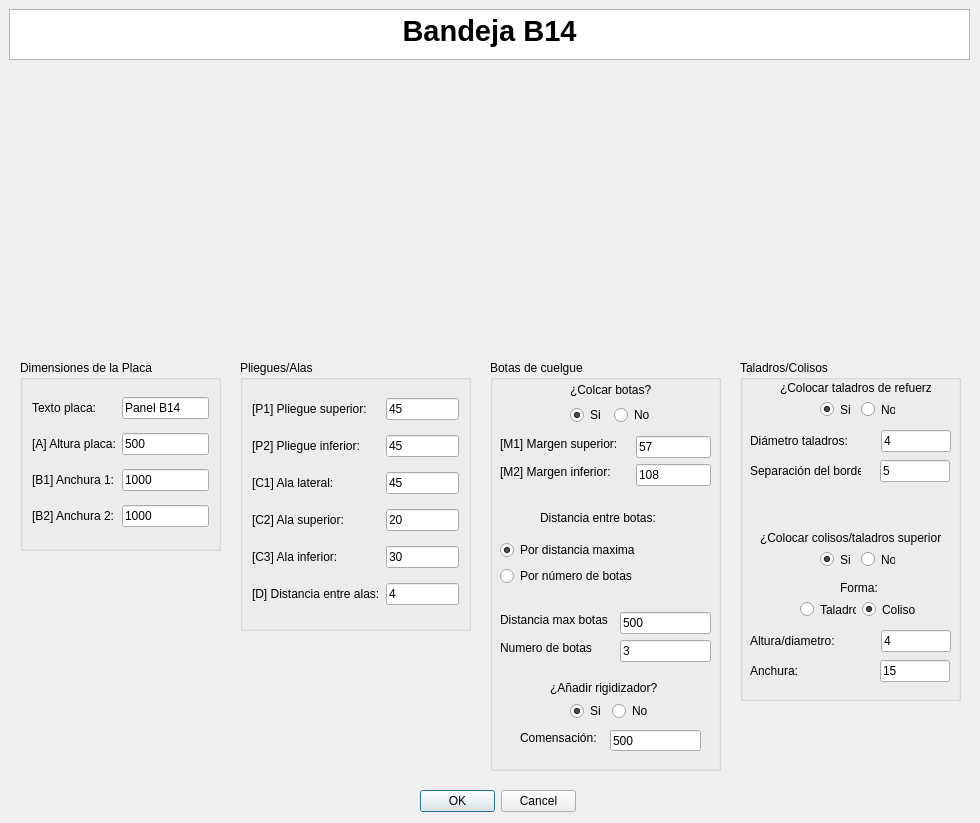
<?xml version="1.0" encoding="UTF-8"?>
<ui version="4.0">
 <class>MyPositionDialog</class>
 <widget class="QDialog" name="MyPositionDialog">
  <property name="geometry">
   <rect>
    <x>0</x>
    <y>0</y>
    <width>980</width>
    <height>823</height>
   </rect>
  </property>
  <property name="windowTitle">
   <string>Enter Position</string>
  </property>
  <property name="whatsThis">
   <string>&lt;html&gt;&lt;head/&gt;&lt;body&gt;&lt;p&gt;Esta ventana de KSDpanel te permite introducir todas las medidas correspondientes del panel seleccionado.&lt;/p&gt;&lt;p&gt;Recuerda que todas las medidas deben de ir en milimetros (mm).&lt;/p&gt;&lt;/body&gt;&lt;/html&gt;</string>
  </property>
  <widget class="QDialogButtonBox" name="buttonBox">
   <property name="geometry">
    <rect>
     <x>420</x>
     <y>790</y>
     <width>156</width>
     <height>23</height>
    </rect>
   </property>
   <property name="orientation">
    <enum>Qt::Horizontal</enum>
   </property>
   <property name="standardButtons">
    <set>QDialogButtonBox::Cancel|QDialogButtonBox::Ok</set>
   </property>
  </widget>
  <widget class="QTextBrowser" name="textBrowser">
   <property name="geometry">
    <rect>
     <x>9</x>
     <y>9</y>
     <width>961</width>
     <height>51</height>
    </rect>
   </property>
   <property name="html">
    <string>&lt;!DOCTYPE HTML PUBLIC &quot;-//W3C//DTD HTML 4.0//EN&quot; &quot;http://www.w3.org/TR/REC-html40/strict.dtd&quot;&gt;
&lt;html&gt;&lt;head&gt;&lt;meta name=&quot;qrichtext&quot; content=&quot;1&quot; /&gt;&lt;style type=&quot;text/css&quot;&gt;
p, li { white-space: pre-wrap; }
&lt;/style&gt;&lt;/head&gt;&lt;body style=&quot; font-family:'MS Shell Dlg 2'; font-size:8.25pt; font-weight:400; font-style:normal;&quot;&gt;
&lt;p align=&quot;center&quot; style=&quot; margin-top:0px; margin-bottom:0px; margin-left:0px; margin-right:0px; -qt-block-indent:0; text-indent:0px;&quot;&gt;&lt;span style=&quot; font-size:22pt; font-weight:600;&quot;&gt;Bandeja B14&lt;/span&gt;&lt;/p&gt;&lt;/body&gt;&lt;/html&gt;</string>
   </property>
  </widget>
  <widget class="QGroupBox" name="groupBox">
   <property name="geometry">
    <rect>
     <x>490</x>
     <y>360</y>
     <width>231</width>
     <height>411</height>
    </rect>
   </property>
   <property name="styleSheet">
    <string notr="true">font: 10pt &quot;MS Shell Dlg 2&quot;;</string>
   </property>
   <property name="title">
    <string>Botas de cuelgue</string>
   </property>
   <widget class="QLineEdit" name="numeroBotasUI">
    <property name="geometry">
     <rect>
      <x>130</x>
      <y>280</y>
      <width>91</width>
      <height>22</height>
     </rect>
    </property>
    <property name="text">
     <string>3</string>
    </property>
   </widget>
   <widget class="QLineEdit" name="distanciaEntreBotasUI">
    <property name="geometry">
     <rect>
      <x>130</x>
      <y>252</y>
      <width>91</width>
      <height>22</height>
     </rect>
    </property>
    <property name="text">
     <string>500</string>
    </property>
   </widget>
   <widget class="QLabel" name="label_7">
    <property name="geometry">
     <rect>
      <x>10</x>
      <y>280</y>
      <width>98</width>
      <height>16</height>
     </rect>
    </property>
    <property name="text">
     <string>Numero de botas</string>
    </property>
   </widget>
   <widget class="QLabel" name="label_6">
    <property name="geometry">
     <rect>
      <x>10</x>
      <y>252</y>
      <width>114</width>
      <height>16</height>
     </rect>
    </property>
    <property name="text">
     <string>Distancia max botas</string>
    </property>
   </widget>
   <widget class="QLabel" name="label_3">
    <property name="geometry">
     <rect>
      <x>10</x>
      <y>76</y>
      <width>130</width>
      <height>16</height>
     </rect>
    </property>
    <property name="text">
     <string>[M1] Margen superior:</string>
    </property>
   </widget>
   <widget class="QLabel" name="label_5">
    <property name="geometry">
     <rect>
      <x>10</x>
      <y>104</y>
      <width>124</width>
      <height>16</height>
     </rect>
    </property>
    <property name="text">
     <string>[M2] Margen inferior:</string>
    </property>
   </widget>
   <widget class="QLineEdit" name="margenAUI">
    <property name="geometry">
     <rect>
      <x>146</x>
      <y>76</y>
      <width>75</width>
      <height>22</height>
     </rect>
    </property>
    <property name="text">
     <string>57</string>
    </property>
   </widget>
   <widget class="QLineEdit" name="margenBUI">
    <property name="geometry">
     <rect>
      <x>146</x>
      <y>104</y>
      <width>75</width>
      <height>22</height>
     </rect>
    </property>
    <property name="text">
     <string>108</string>
    </property>
   </widget>
   <widget class="QLabel" name="label_10">
    <property name="geometry">
     <rect>
      <x>50</x>
      <y>150</y>
      <width>125</width>
      <height>16</height>
     </rect>
    </property>
    <property name="text">
     <string>Distancia entre botas:</string>
    </property>
   </widget>
   <widget class="QWidget" name="layoutWidget">
    <property name="geometry">
     <rect>
      <x>80</x>
      <y>21</y>
      <width>85</width>
      <height>44</height>
     </rect>
    </property>
    <layout class="QGridLayout" name="gridLayout">
     <item row="0" column="0" colspan="2">
      <widget class="QLabel" name="label_2">
       <property name="mouseTracking">
        <bool>false</bool>
       </property>
       <property name="text">
        <string>¿Colcar botas?</string>
       </property>
       <property name="buddy">
        <cstring>label_2</cstring>
       </property>
      </widget>
     </item>
     <item row="1" column="0">
      <widget class="QRadioButton" name="crearBotasUI">
       <property name="text">
        <string>Si</string>
       </property>
       <property name="checked">
        <bool>true</bool>
       </property>
      </widget>
     </item>
     <item row="1" column="1">
      <widget class="QRadioButton" name="noCrearBotasUI">
       <property name="text">
        <string>No</string>
       </property>
      </widget>
     </item>
    </layout>
   </widget>
   <widget class="QWidget" name="layoutWidget">
    <property name="geometry">
     <rect>
      <x>10</x>
      <y>180</y>
      <width>147</width>
      <height>48</height>
     </rect>
    </property>
    <layout class="QVBoxLayout" name="verticalLayout">
     <item>
      <widget class="QRadioButton" name="parametroBotasUI_3">
       <property name="text">
        <string>Por distancia maxima</string>
       </property>
       <property name="checked">
        <bool>true</bool>
       </property>
      </widget>
     </item>
     <item>
      <widget class="QRadioButton" name="parametroBotasUI">
       <property name="text">
        <string>Por número de botas</string>
       </property>
      </widget>
     </item>
    </layout>
   </widget>
   <widget class="QLabel" name="label_23">
    <property name="geometry">
     <rect>
      <x>60</x>
      <y>320</y>
      <width>121</width>
      <height>16</height>
     </rect>
    </property>
    <property name="text">
     <string>¿Añadir rigidizador?</string>
    </property>
   </widget>
   <widget class="QWidget" name="layoutWidget_2">
    <property name="geometry">
     <rect>
      <x>80</x>
      <y>340</y>
      <width>80</width>
      <height>22</height>
     </rect>
    </property>
    <layout class="QHBoxLayout" name="horizontalLayout_4">
     <item>
      <widget class="QRadioButton" name="crearRigidizadorUI">
       <property name="text">
        <string>Si</string>
       </property>
       <property name="checked">
        <bool>true</bool>
       </property>
      </widget>
     </item>
     <item>
      <widget class="QRadioButton" name="noCrearRigidizadorUI">
       <property name="text">
        <string>No</string>
       </property>
      </widget>
     </item>
    </layout>
   </widget>
   <widget class="QLineEdit" name="compensacionGrosorCompositeUI">
    <property name="geometry">
     <rect>
      <x>120</x>
      <y>370</y>
      <width>91</width>
      <height>21</height>
     </rect>
    </property>
    <property name="text">
     <string>500</string>
    </property>
   </widget>
   <widget class="QLabel" name="label_24">
    <property name="geometry">
     <rect>
      <x>30</x>
      <y>370</y>
      <width>91</width>
      <height>16</height>
     </rect>
    </property>
    <property name="text">
     <string>Comensación:</string>
    </property>
   </widget>
  </widget>
  <widget class="QGroupBox" name="groupBox_2">
   <property name="geometry">
    <rect>
     <x>240</x>
     <y>360</y>
     <width>231</width>
     <height>271</height>
    </rect>
   </property>
   <property name="styleSheet">
    <string notr="true">font: 10pt &quot;MS Shell Dlg 2&quot;;</string>
   </property>
   <property name="title">
    <string>Pliegues/Alas</string>
   </property>
   <layout class="QGridLayout" name="gridLayout_2">
    <item row="4" column="0">
     <widget class="QLabel" name="label_11">
      <property name="text">
       <string>[C2] Ala superior:</string>
      </property>
     </widget>
    </item>
    <item row="1" column="0">
     <widget class="QLabel" name="label_14">
      <property name="text">
       <string>[P2] Pliegue inferior:</string>
      </property>
     </widget>
    </item>
    <item row="5" column="0">
     <widget class="QLabel" name="label_12">
      <property name="text">
       <string>[C3] Ala inferior:</string>
      </property>
     </widget>
    </item>
    <item row="0" column="1">
     <widget class="QLineEdit" name="pliegueSuperiorUI">
      <property name="text">
       <string>45</string>
      </property>
     </widget>
    </item>
    <item row="0" column="0">
     <widget class="QLabel" name="label_13">
      <property name="text">
       <string>[P1] Pliegue superior:</string>
      </property>
     </widget>
    </item>
    <item row="1" column="1">
     <widget class="QLineEdit" name="pliegueInferiorUI">
      <property name="text">
       <string>45</string>
      </property>
     </widget>
    </item>
    <item row="4" column="1">
     <widget class="QLineEdit" name="alaSuperiorUI">
      <property name="text">
       <string>20</string>
      </property>
     </widget>
    </item>
    <item row="3" column="0">
     <widget class="QLabel" name="label_9">
      <property name="text">
       <string>[C1] Ala lateral:</string>
      </property>
     </widget>
    </item>
    <item row="3" column="1">
     <widget class="QLineEdit" name="alaIzquierdaUI">
      <property name="text">
       <string>45</string>
      </property>
     </widget>
    </item>
    <item row="5" column="1">
     <widget class="QLineEdit" name="alaInferiorUI">
      <property name="text">
       <string>30</string>
      </property>
     </widget>
    </item>
    <item row="6" column="0">
     <widget class="QLabel" name="label_25">
      <property name="text">
       <string>[D] Distancia entre alas:</string>
      </property>
     </widget>
    </item>
    <item row="6" column="1">
     <widget class="QLineEdit" name="distanciaAlasUI">
      <property name="text">
       <string>4</string>
      </property>
     </widget>
    </item>
   </layout>
  </widget>
  <widget class="QLabel" name="imagenPanelUI">
   <property name="geometry">
    <rect>
     <x>230</x>
     <y>70</y>
     <width>521</width>
     <height>281</height>
    </rect>
   </property>
   <property name="text">
    <string/>
   </property>
   <property name="pixmap">
    <pixmap>../imagenes/REF_BH14cotas.jpg</pixmap>
   </property>
   <property name="scaledContents">
    <bool>true</bool>
   </property>
   <property name="wordWrap">
    <bool>false</bool>
   </property>
   <property name="margin">
    <number>0</number>
   </property>
   <property name="openExternalLinks">
    <bool>false</bool>
   </property>
  </widget>
  <widget class="QGroupBox" name="groupBox_3">
   <property name="geometry">
    <rect>
     <x>20</x>
     <y>360</y>
     <width>201</width>
     <height>191</height>
    </rect>
   </property>
   <property name="styleSheet">
    <string notr="true">font: 10pt &quot;MS Shell Dlg 2&quot;;</string>
   </property>
   <property name="title">
    <string>Dimensiones de la Placa</string>
   </property>
   <layout class="QGridLayout" name="gridLayout_3">
    <item row="2" column="1">
     <widget class="QLineEdit" name="anchura1UI">
      <property name="text">
       <string>1000</string>
      </property>
     </widget>
    </item>
    <item row="0" column="1">
     <widget class="QLineEdit" name="textoDescriptivoA0UI">
      <property name="text">
       <string>Panel B14</string>
      </property>
     </widget>
    </item>
    <item row="1" column="0">
     <widget class="QLabel" name="label_8">
      <property name="text">
       <string>[A] Altura placa:</string>
      </property>
     </widget>
    </item>
    <item row="0" column="0">
     <widget class="QLabel" name="label">
      <property name="text">
       <string>Texto placa:</string>
      </property>
     </widget>
    </item>
    <item row="2" column="0">
     <widget class="QLabel" name="label_4">
      <property name="text">
       <string>[B1] Anchura 1:</string>
      </property>
     </widget>
    </item>
    <item row="1" column="1">
     <widget class="QLineEdit" name="alturaPlacaUI">
      <property name="text">
       <string>500</string>
      </property>
     </widget>
    </item>
    <item row="3" column="0">
     <widget class="QLabel" name="label_22">
      <property name="text">
       <string>[B2] Anchura 2:</string>
      </property>
     </widget>
    </item>
    <item row="3" column="1">
     <widget class="QLineEdit" name="anchura2UI">
      <property name="text">
       <string>1000</string>
      </property>
     </widget>
    </item>
   </layout>
  </widget>
  <widget class="QGroupBox" name="groupBox_4">
   <property name="geometry">
    <rect>
     <x>740</x>
     <y>360</y>
     <width>221</width>
     <height>341</height>
    </rect>
   </property>
   <property name="title">
    <string>Taladros/Colisos</string>
   </property>
   <widget class="QLabel" name="label_15">
    <property name="geometry">
     <rect>
      <x>40</x>
      <y>20</y>
      <width>151</width>
      <height>16</height>
     </rect>
    </property>
    <property name="text">
     <string>¿Colocar taladros de refuerzo?</string>
    </property>
   </widget>
   <widget class="QLabel" name="label_16">
    <property name="geometry">
     <rect>
      <x>10</x>
      <y>70</y>
      <width>125</width>
      <height>22</height>
     </rect>
    </property>
    <property name="text">
     <string>Diámetro taladros:</string>
    </property>
   </widget>
   <widget class="QLineEdit" name="diametroTaladrosUI">
    <property name="geometry">
     <rect>
      <x>141</x>
      <y>70</y>
      <width>70</width>
      <height>22</height>
     </rect>
    </property>
    <property name="text">
     <string>4</string>
    </property>
   </widget>
   <widget class="QLineEdit" name="distanciaBordeUI">
    <property name="geometry">
     <rect>
      <x>140</x>
      <y>100</y>
      <width>70</width>
      <height>22</height>
     </rect>
    </property>
    <property name="text">
     <string>5</string>
    </property>
   </widget>
   <widget class="QLabel" name="label_17">
    <property name="geometry">
     <rect>
      <x>10</x>
      <y>100</y>
      <width>111</width>
      <height>21</height>
     </rect>
    </property>
    <property name="text">
     <string>Separación del borde:</string>
    </property>
   </widget>
   <widget class="QLabel" name="label_18">
    <property name="geometry">
     <rect>
      <x>20</x>
      <y>170</y>
      <width>181</width>
      <height>16</height>
     </rect>
    </property>
    <property name="text">
     <string>¿Colocar colisos/taladros superiores?</string>
    </property>
   </widget>
   <widget class="QLabel" name="label_19">
    <property name="geometry">
     <rect>
      <x>100</x>
      <y>220</y>
      <width>41</width>
      <height>16</height>
     </rect>
    </property>
    <property name="text">
     <string>Forma:</string>
    </property>
   </widget>
   <widget class="QLineEdit" name="anchuraColisoUI">
    <property name="geometry">
     <rect>
      <x>140</x>
      <y>300</y>
      <width>70</width>
      <height>22</height>
     </rect>
    </property>
    <property name="text">
     <string>15</string>
    </property>
   </widget>
   <widget class="QLineEdit" name="alturaColisoUI">
    <property name="geometry">
     <rect>
      <x>141</x>
      <y>270</y>
      <width>70</width>
      <height>22</height>
     </rect>
    </property>
    <property name="text">
     <string>4</string>
    </property>
   </widget>
   <widget class="QLabel" name="label_20">
    <property name="geometry">
     <rect>
      <x>10</x>
      <y>300</y>
      <width>111</width>
      <height>21</height>
     </rect>
    </property>
    <property name="text">
     <string>Anchura:</string>
    </property>
   </widget>
   <widget class="QLabel" name="label_21">
    <property name="geometry">
     <rect>
      <x>10</x>
      <y>270</y>
      <width>125</width>
      <height>22</height>
     </rect>
    </property>
    <property name="text">
     <string>Altura/diametro:</string>
    </property>
   </widget>
   <widget class="QWidget" name="layoutWidget">
    <property name="geometry">
     <rect>
      <x>80</x>
      <y>40</y>
      <width>75</width>
      <height>19</height>
     </rect>
    </property>
    <layout class="QHBoxLayout" name="horizontalLayout">
     <item>
      <widget class="QRadioButton" name="crearTaladrosUI">
       <property name="text">
        <string>Si</string>
       </property>
       <property name="checked">
        <bool>true</bool>
       </property>
      </widget>
     </item>
     <item>
      <widget class="QRadioButton" name="noCrearTaladrosUI">
       <property name="text">
        <string>No</string>
       </property>
      </widget>
     </item>
    </layout>
   </widget>
   <widget class="QWidget" name="layoutWidget">
    <property name="geometry">
     <rect>
      <x>80</x>
      <y>190</y>
      <width>75</width>
      <height>19</height>
     </rect>
    </property>
    <layout class="QHBoxLayout" name="horizontalLayout_2">
     <item>
      <widget class="QRadioButton" name="crearColisoUI">
       <property name="text">
        <string>Si</string>
       </property>
       <property name="checked">
        <bool>true</bool>
       </property>
      </widget>
     </item>
     <item>
      <widget class="QRadioButton" name="noCrearColisoUI">
       <property name="text">
        <string>No</string>
       </property>
      </widget>
     </item>
    </layout>
   </widget>
   <widget class="QWidget" name="layoutWidget">
    <property name="geometry">
     <rect>
      <x>60</x>
      <y>240</y>
      <width>118</width>
      <height>19</height>
     </rect>
    </property>
    <layout class="QHBoxLayout" name="horizontalLayout_3">
     <item>
      <widget class="QRadioButton" name="taladroColisoUI">
       <property name="text">
        <string>Taladro</string>
       </property>
      </widget>
     </item>
     <item>
      <widget class="QRadioButton" name="colisoColisoUI">
       <property name="text">
        <string>Coliso</string>
       </property>
       <property name="checked">
        <bool>true</bool>
       </property>
      </widget>
     </item>
    </layout>
   </widget>
  </widget>
  <zorder>groupBox_2</zorder>
  <zorder>groupBox</zorder>
  <zorder>buttonBox</zorder>
  <zorder>textBrowser</zorder>
  <zorder>imagenPanelUI</zorder>
  <zorder>groupBox_3</zorder>
  <zorder>groupBox_4</zorder>
 </widget>
 <resources/>
 <connections>
  <connection>
   <sender>buttonBox</sender>
   <signal>accepted()</signal>
   <receiver>MyPositionDialog</receiver>
   <slot>accept()</slot>
   <hints>
    <hint type="sourcelabel">
     <x>248</x>
     <y>254</y>
    </hint>
    <hint type="destinationlabel">
     <x>157</x>
     <y>274</y>
    </hint>
   </hints>
  </connection>
  <connection>
   <sender>buttonBox</sender>
   <signal>rejected()</signal>
   <receiver>MyPositionDialog</receiver>
   <slot>reject()</slot>
   <hints>
    <hint type="sourcelabel">
     <x>316</x>
     <y>260</y>
    </hint>
    <hint type="destinationlabel">
     <x>286</x>
     <y>274</y>
    </hint>
   </hints>
  </connection>
 </connections>
</ui>
